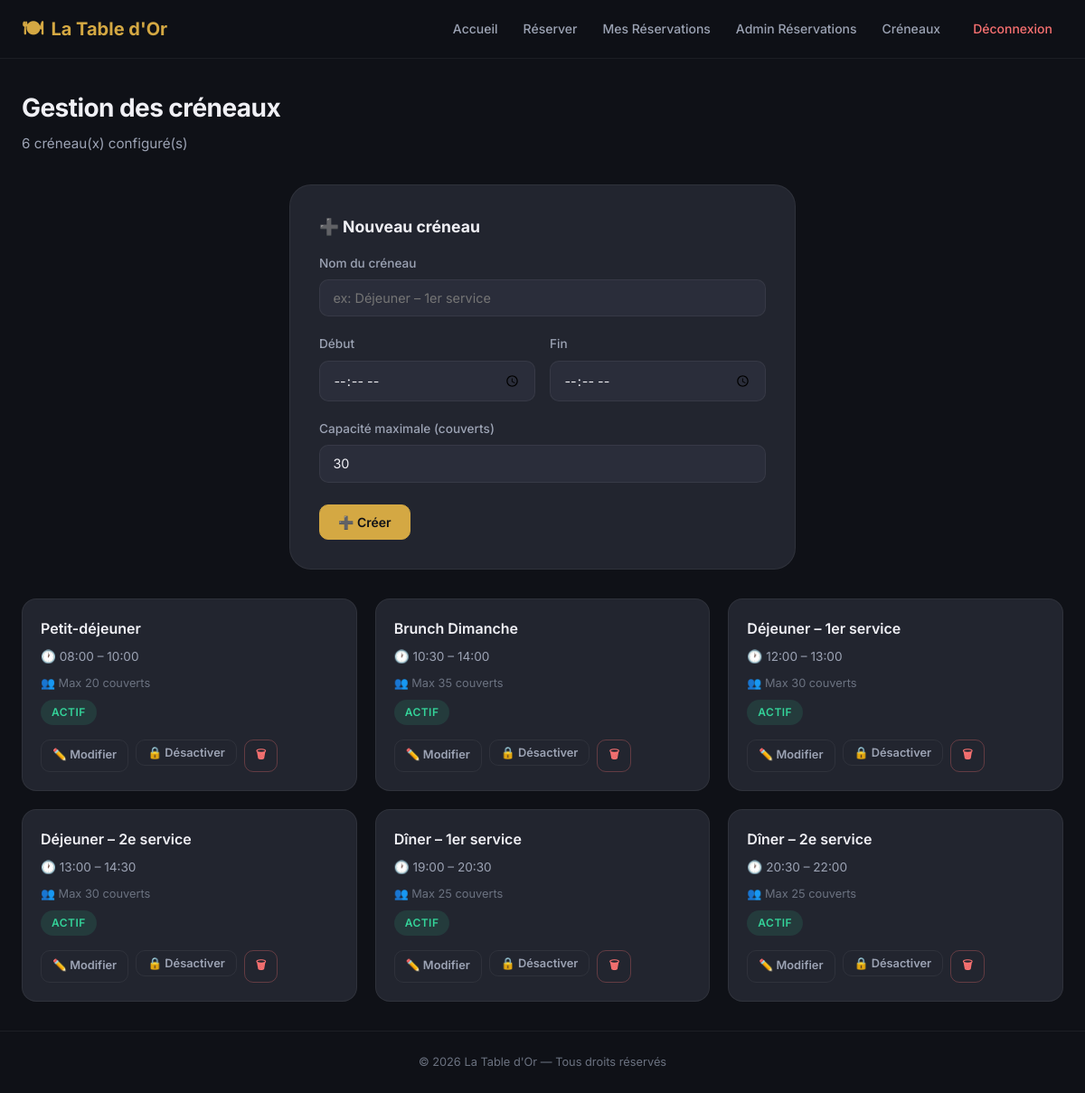
/admin/slots/index.php (signed in), run on the app's committed database.
### tables this page shows
CREATE TABLE time_slots (
  id           INT UNSIGNED AUTO_INCREMENT PRIMARY KEY,
  label        VARCHAR(80) NOT NULL,
  start_time   TIME NOT NULL,
  end_time     TIME NOT NULL,
  capacity_max INT UNSIGNED NOT NULL DEFAULT 30,
  is_active    TINYINT(1) NOT NULL DEFAULT 1
);

### src/helpers/security.php (called while the page is built, shortened)
<?php
function h(string $value): string {
    return htmlspecialchars($value, ENT_QUOTES | ENT_SUBSTITUTE, 'UTF-8');
}

### admin/slots/index.php (the view, shortened to what this page needs)
<?php
require_once __DIR__ . '/../../src/helpers/security.php';
$db = getDB();
$slots = $db->query('SELECT * FROM time_slots ORDER BY start_time ASC')->fetch_all(MYSQLI_ASSOC);
$editSlot = null;
include __DIR__ . '/../../src/templates/header.php';
?>
<div class="page-header page-header-actions">
  <div>
    <h1>Gestion des créneaux</h1>
    <p><?= count($slots) ?> créneau(x) configuré(s)</p>
  </div>
</div>
<div class="form-card" style="margin-bottom: 2rem;">
  <h2 style="font-size: 1.1rem; margin-bottom: 1rem;">
    <?= $editSlot ? '✏️ Modifier le créneau #' . (int)$editSlot['id'] : '➕ Nouveau créneau' ?>
  </h2>
  <form method="POST" id="mainForm" novalidate>
    <div class="form-group">
      <label for="label">Nom du créneau</label>
      <input type="text" id="label" name="label" required placeholder="ex: Déjeuner – 1er service" value="<?= h($editSlot['label'] ?? '') ?>">
    </div>
    <div class="form-row">
      <div class="form-group">
        <label for="start_time">Début</label>
        <input type="time" id="start_time" name="start_time" required value="<?= h($editSlot['start_time'] ?? '') ?>">
      </div>
      <div class="form-group">
        <label for="end_time">Fin</label>
        <input type="time" id="end_time" name="end_time" required value="<?= h($editSlot['end_time'] ?? '') ?>">
      </div>
    </div>
    <div class="form-group">
      <label for="capacity_max">Capacité maximale (couverts)</label>
      <input type="number" id="capacity_max" name="capacity_max" min="1" required value="<?= h($editSlot['capacity_max'] ?? '30') ?>">
    </div>
    <div class="form-actions">
      <button type="submit" class="btn btn-primary"><?= $editSlot ? '💾 Enregistrer' : '➕ Créer' ?></button>
    </div>
  </form>
</div>
<?php if (empty($slots)): ?>
<div class="empty-state">
  <div class="empty-icon">🕐</div>
  <h3>Aucun créneau</h3>
  <p>Créez votre premier créneau horaire ci-dessus.</p>
</div>
<?php else: ?>
<div class="card-grid">
  <?php foreach ($slots as $s): ?>
  <div class="slot-card card">
    <div class="slot-label"><?= h($s['label']) ?></div>
    <div class="slot-time">🕐 <?= h(substr($s['start_time'],0,5)) ?> – <?= h(substr($s['end_time'],0,5)) ?></div>
    <div class="slot-capacity">👥 Max <?= (int)$s['capacity_max'] ?> couverts</div>
    <div>
      <?php if ((int)$s['is_active']): ?>
        <span class="badge badge-active">Actif</span>
      <?php else: ?>
        <span class="badge badge-inactive">Inactif</span>
      <?php endif; ?>
    </div>
    <div class="slot-actions">
      <a href="?edit=<?= (int)$s['id'] ?>" class="btn btn-sm btn-secondary">✏️ Modifier</a>
      <form method="POST" style="display:inline;">
        <button type="submit" class="btn btn-sm btn-secondary"><?= (int)$s['is_active'] ? '🔒 Désactiver' : '🔓 Activer' ?></button>
      </form>
      <form method="POST" style="display:inline;">
        <button type="submit" class="btn btn-sm btn-danger" onclick="return confirm('Supprimer ce créneau ?')">🗑</button>
      </form>
    </div>
  </div>
  <?php endforeach; ?>
</div>
<?php endif; ?>
<?php include __DIR__ . '/../../src/templates/footer.php'; ?>

### public/css/style.css (style rules this page uses)
:root { --bg-primary: #0f1117; --bg-secondary: #1a1d27; --bg-card: #22252f; --bg-input: #2a2d3a; --bg-hover: #2e3240; --text-primary: #f0f0f5; --text-secondary: #9ca3b4; --text-muted: #6b7280; --accent: #d4a843; --accent-hover: #e6bd5a; --accent-glow: rgba(212, 168, 67, 0.15); --success: #34d399; --success-bg: rgba(52, 211, 153, 0.12); --danger: #f87171; --danger-bg: rgba(248, 113, 113, 0.12); --warning: #fbbf24; --warning-bg: rgba(251, 191, 36, 0.12); --info: #60a5fa; --info-bg: rgba(96, 165, 250, 0.12); --border: rgba(255,255,255,0.06); --border-accent: rgba(212, 168, 67, 0.25); --radius-sm: 6px; --radius-md: 10px; --radius-lg: 16px; --radius-xl: 24px; --shadow-sm: 0 2px 8px rgba(0,0,0,0.2); --shadow-md: 0 4px 16px rgba(0,0,0,0.3); --shadow-lg: 0 8px 32px rgba(0,0,0,0.4); --shadow-glow: 0 0 24px var(--accent-glow); --font-body: 'Inter', -apple-system, system-ui, sans-serif; --transition: 0.2s cubic-bezier(0.4, 0, 0.2, 1); }
*, *::before, *::after { box-sizing: border-box; margin: 0; padding: 0; }
html { font-size: 16px; scroll-behavior: smooth; }
body { font-family: var(--font-body); background: var(--bg-primary); color: var(--text-primary); line-height: 1.6; min-height: 100vh; display: flex; flex-direction: column; -webkit-font-smoothing: antialiased; }
a { color: var(--accent); text-decoration: none; transition: color var(--transition); }
.page-header { margin-bottom: 2rem; }
.page-header h1 { font-size: 1.75rem; font-weight: 700; letter-spacing: -0.02em; color: var(--text-primary); }
.page-header p { color: var(--text-secondary); font-size: 0.95rem; margin-top: 0.35rem; }
.page-header-actions { display: flex; align-items: center; justify-content: space-between; flex-wrap: wrap; gap: 1rem; }
.card { background: var(--bg-card); border: 1px solid var(--border); border-radius: var(--radius-lg); padding: 1.5rem; transition: all var(--transition); }
.card-grid { display: grid; grid-template-columns: repeat(auto-fill, minmax(320px, 1fr)); gap: 1.25rem; }
.badge { display: inline-flex; align-items: center; padding: 0.25rem 0.75rem; border-radius: 100px; font-size: 0.75rem; font-weight: 600; text-transform: uppercase; letter-spacing: 0.04em; white-space: nowrap; }
.badge-active { background: var(--success-bg); color: var(--success); }
.btn { display: inline-flex; align-items: center; justify-content: center; gap: 0.5rem; padding: 0.625rem 1.25rem; border-radius: var(--radius-md); font-family: var(--font-body); font-size: 0.875rem; font-weight: 600; border: 1px solid transparent; cursor: pointer; transition: all var(--transition); white-space: nowrap; text-decoration: none; }
.btn-primary { background: var(--accent); color: var(--bg-primary); border-color: var(--accent); }
.btn-secondary { background: transparent; color: var(--text-secondary); border-color: var(--border); }
.btn-danger { background: transparent; color: var(--danger); border-color: rgba(248,113,113,0.3); }
.btn-sm { padding: 0.375rem 0.75rem; font-size: 0.8rem; }
.form-card { background: var(--bg-card); border: 1px solid var(--border); border-radius: var(--radius-xl); padding: 2rem; max-width: 560px; margin: 0 auto; }
.form-group { margin-bottom: 1.25rem; }
.form-group label { display: block; font-size: 0.85rem; font-weight: 500; color: var(--text-secondary); margin-bottom: 0.4rem; }
.form-group input, .form-group select, .form-group textarea { width: 100%; padding: 0.7rem 0.9rem; background: var(--bg-input); border: 1px solid var(--border); border-radius: var(--radius-md); color: var(--text-primary); font-family: var(--font-body); font-size: 0.9rem; transition: all var(--transition); outline: none; }
.form-row { display: grid; grid-template-columns: 1fr 1fr; gap: 1rem; }
.form-actions { display: flex; gap: 0.75rem; margin-top: 1.5rem; }
.slot-card { background: var(--bg-card); border: 1px solid var(--border); border-radius: var(--radius-lg); padding: 1.25rem; display: flex; flex-direction: column; gap: 0.5rem; }
.slot-card .slot-label { font-size: 1rem; font-weight: 600; color: var(--text-primary); }
.slot-card .slot-time { font-size: 0.85rem; color: var(--text-secondary); }
.slot-card .slot-capacity { font-size: 0.8rem; color: var(--text-muted); }
.slot-actions { display: flex; gap: 0.5rem; margin-top: 0.5rem; }

### data on the page
time_slots: label "Petit-déjeuner", start_time "08:00", end_time "10:00", capacity_max "20", is_active "ACTIF"
time_slots: label "Brunch Dimanche", start_time "10:30", end_time "14:00", capacity_max "35", is_active "ACTIF"
time_slots: label "Déjeuner – 1er service", start_time "12:00", end_time "13:00", capacity_max "30", is_active "ACTIF"
time_slots: label "Déjeuner – 2e service", start_time "13:00", end_time "14:30", capacity_max "30", is_active "ACTIF"
time_slots: label "Dîner – 1er service", start_time "19:00", end_time "20:30", capacity_max "25", is_active "ACTIF"
time_slots: label "Dîner – 2e service", start_time "20:30", end_time "22:00", capacity_max "25", is_active "ACTIF"

### other printed values
count($slots) "6"
